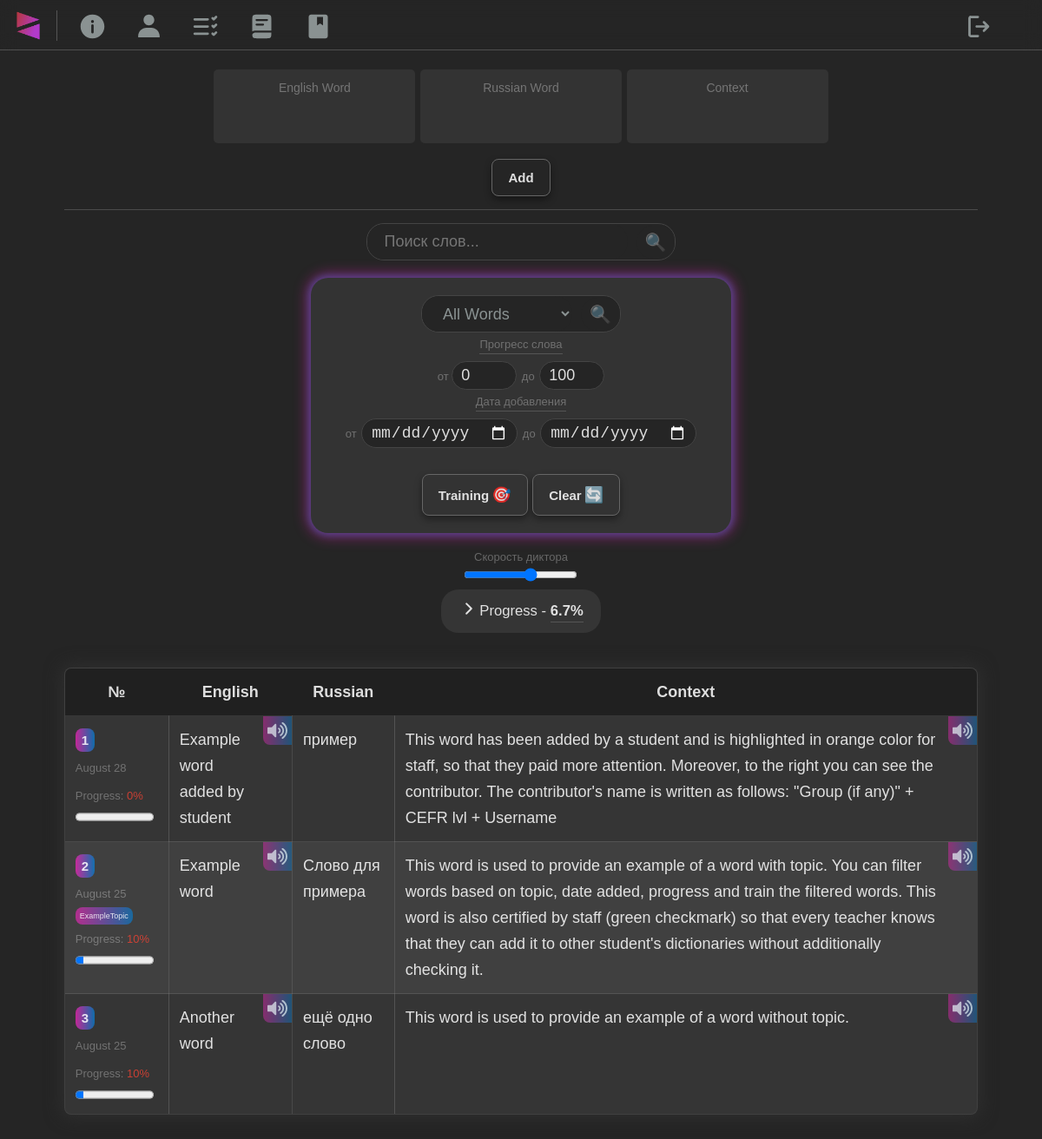
Screenshot of /dictionary (signed in) with the database file from the repository.
### website/models.py (models this page shows, shortened)
class UserWords(models.Model):
    user = models.ForeignKey(User, on_delete=models.CASCADE)
    word = models.ForeignKey(Words, on_delete=models.CASCADE)
    progress = models.IntegerField(validators=[MinValueValidator(0), MaxValueValidator(100)], default=0)
    date = models.DateTimeField()

class Words(models.Model):
    english_word = models.TextField()
    russian_word = models.TextField()
    context = models.TextField()
    date = models.DateTimeField(blank=True, null=True)
    user_added = models.BooleanField(default=False)
    contributor = models.ForeignKey(User, on_delete=models.CASCADE)
    topics = models.ManyToManyField(Topic, blank=True)
    certified = models.BooleanField(default=False)

class Topic(models.Model):
    name = models.CharField(max_length=50)
    def __str__(self):
        return self.name

### website/views.py (the view)
# urls.py: path('dictionary', views.dictionary, name='dictionary'),
def dictionary(request):
    if request.user.teacher == True:
        groups = Group.objects.filter(Q(teacherstudent__teacher=request.user)).distinct()
        students = request.user.teacher_students.all().values_list('students', flat=True)
        users_teacher = User.objects.filter(pk__in=students)
        all_groups = Group.objects.all()
        entries = Words.objects.all().order_by('-date')
        users = User.objects.exclude(teacher=True)
        topics = Topic.objects.all()
        form_topic = WordFilterForm(request.GET or None)
        form_contrib = ContribFilterForm(request.GET or None)
        return render(request, 'website/dictionary.html', {'entries': entries, 'users': users, "users_teacher": users_teacher, "groups": groups, "all_groups": all_groups, 'topics': topics, 'form_topic':form_topic, 'form_contrib': form_contrib})
    else:
        form_topic_user = WordFilterFormUser(request.GET or None, user=request.user)
        entries = UserWords.objects.filter(user_id = request.user.id).order_by('-date')
        average_progress = UserWords.objects.filter(user=request.user.id).aggregate(Avg('progress'))['progress__avg']
        distinct_topics = UserWords.objects.filter(user=request.user.id).values_list('word__topics__name', flat=True).distinct()
        topic_progress = []
        for topic in distinct_topics:
            num_words = UserWords.objects.filter(user=request.user.id, word__topics__name=topic).count()
            progress = UserWords.objects.filter(user=request.user.id, word__topics__name=topic).aggregate(avg_progress=Avg('progress'))['avg_progress']
            topic_name = topic if topic else 'No topic'
            topic_progress.append((topic_name, progress, num_words))
        topic_progress.sort(key=lambda x: x[1], reverse=True)
    return render(request, 'website/dictionary_user.html', {'entries': entries, 'form_topic_user': form_topic_user, 'average_progress': average_progress, "topic_progress": topic_progress})

### website/forms.py
class WordFilterFormUser(forms.Form):
    topics = forms.ModelChoiceField(
        queryset=Topic.objects.all(),
        widget=forms.Select,
        required=False,
        empty_label="No topic",
        initial=0, # Set the default value to the "All Words" option
    )
    def __init__(self, *args, **kwargs):
        user = kwargs.pop('user', None)
        super().__init__(*args, **kwargs)
        if user:
            self.fields['topics'].queryset = Topic.objects.filter(words__userwords__user=user).distinct()
        self.fields['topics'].choices = [(0, 'All Words')] + list(self.fields['topics'].choices)

### website/templates/website/dictionary_user.html (shortened to what this page needs)
{% extends "website/layout.html" %}
{% load static %}
{% block body %}
<div id="dict-main">
  <div id="dict-input">
    <form method="post" action="{% url 'add_word' %}">
      <textarea required class="editable" name="english"  placeholder="English Word" cols="24" rows="3"></textarea>
      <textarea required class="editable" name="russian" placeholder="Russian Word" cols="24" rows="3"></textarea>
      <textarea required class="editable" name="context" placeholder="Context" cols="24" rows="3"></textarea>
      <div class="center-basic">
        <button style="margin-top: 10px;" type="submit" class="button def-spacing">Add</button>
      </div>
    </form>
  </div>
  <hr class="hr-faint">
  <div class="center">
    <form id="search_form" method="GET" action="{% url 'dictionary_search' %}">
      <div class="search-container">
        <input data-search-input style="margin-top: 0px;" autocomplete="off" type="text" name="search_query" id="searchbar" placeholder="Поиск слов...">
        <button type="submit" class="magnifier">🔍</button>
      </div>
    </form>
  </div>
    <div class="center filter-group fancy-shadow">
      <form id="filter_form" method="GET" action={% url 'dictionary_filter' %}>
        <div class="center-basic search-container">
          {{form_topic_user.topics}}
          <button class="magnifier" type="submit">🔍</button>
        </div>
        <div class="center-basic">
          <div class="center-basic normal-line">
            <span class="date_time underline">Прогресс слова</span>
          </div>
          <span class="date_time_flex">от </span><input style="width: 75px" type="number" id="progress-filter-from" name="progress-filter-from" placeholder="От" min="0" max="100" value="0" maxlength="3">
          <span class="date_time_flex">до</span> <input style="width: 75px" type="number" id="progress-filter-to" name="progress-filter-to" placeholder="До" min="0" max="100" value="100" maxlength="3">
        </div>
        <div class="center-basic normal-line">
          <span class="date_time underline">Дата добавления</span>
        </div>
        <div class="center-basic">
          <span style="display: inline-block;"><span class="date_time_flex">от</span> <input placeholder="" type="date" id="date-filter-from" name="date-filter-from"></span>
          <span style="display: inline-block;"><span class="date_time_flex">до</span> <input placeholder="" type="date" id="date-filter-to" name="date-filter-to"></span>
        </div>
      </form>
      <div class="margin-top">
        <button onclick="window.scrollTo({top: 0, behavior: 'smooth'});" class="button def-spacing" id="start-training">Training<span style="font-size: large;" class="emoji-margin">🎯</span></button>
        <a href="{% url 'dictionary' %}">
          <button class="button def-spacing">Clear<span style="font-size: large;" class="margnin-top emoji-margin">🔄</span></button>
        </a>
      </div>
    </div>
  <div class="center-basic">
    <div class="date_time_flex center-basic normal-line">Скорость диктора</div>
    <input style="padding: 0px; margin-top: 0px;" type="range" id="dict-rate" name="rate" min="0" max="1.5" step="any" value="0.9">
  </div>
  <div class="center-basic">
    <div class="folder folder-tablet smaller">Progress - <b class="underline">{{average_progress|floatformat}}%</b></div>
  </div>
  <div class="center-basic">
        <table id="my-table">
          <thead>
            <th>№</th>
            <th>English</th>
            <th>Russian</th>
            <th>Context</th>
          </thead>
          <tbody>
          {% for entry in entries %}
            <tr>
              <td class="td-counter"><div><span class="counter-dict">{{ forloop.counter }}</span></div>
                <div class="date_time">{{ entry.date|date:"F j" }}</div>
                {% for topic in entry.word.topics.all %}
                <span class="topic">{{topic}}</span>
                {% endfor %}
                <div id="progress-dict" class="date_time normal-line">Progress: {% if entry.progress == 100 %}<span class="correct-answer">{{entry.progress}}%</span>{% elif entry.progress > 50  %}<span class="sat_grade">{{entry.progress}}%</span>{% else %}<span class="bad_grade">{{entry.progress}}%</span>{% endif %} </div>
                <div class="normal-line"><progress style="inline-size: 90px;" max="100" value="{{entry.progress}}"></progress></div>
              </td>
              <td class="td-words relative" name="english_word"><div class="margin-right-dict">{{ entry.word.english_word }}</div>
              <a data-say-word>
              </a></td>
              <td class="td-words" name="russian_word">{{ entry.word.russian_word }}</td>
              <td class="relative" name="context"><div class="margin-right-dict">{{ entry.word.context }}</div>
              <a data-say-word>
              </a>
            </td>
            </tr>
          {% endfor %}
          </tbody>
        </table>
  </div>
</div>
{% endblock %}

### rows the page displays
UserWords: date "August 28", progress "0", word.english_word "Example word added by student", word.russian_word "пример", word.context "This word has been added by a student and is highlighted in orange color for staff, so that they paid more attention. Moreover, to the right you can see the contributor. The contributor's name is written as follows: \"Group (if any)\" + CEFR lvl + Username"
UserWords: date "August 25", progress "10", word.english_word "Example word", word.russian_word "Слово для примера", word.context "This word is used to provide an example of a word with topic. You can filter words based on topic, date added, progress and train the filtered words. This word is also certified by staff (green checkmark) so that every teacher knows that they can add it to other student's dictionaries without additionally checking it."
Topic: name "ExampleTopic"
UserWords: date "August 25", progress "10", word.english_word "Another word", word.russian_word "ещё одно слово", word.context "This word is used to provide an example of a word without topic."

### other values shown
{{ average_progress|floatformat }} "6.7"
